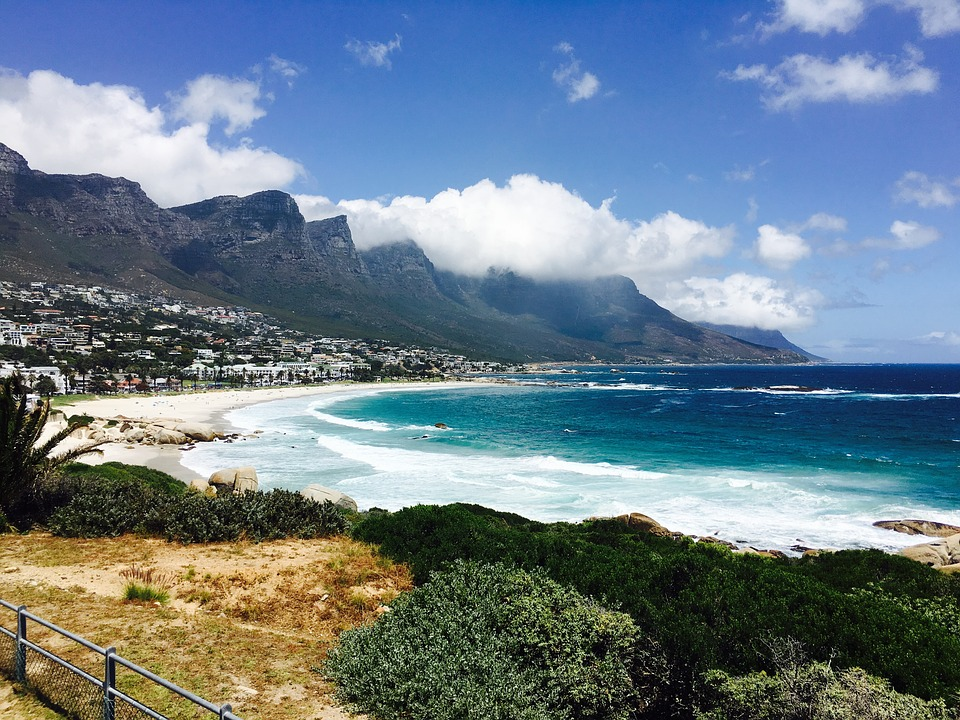
#> input picture cat.jpg, 960 x 720 px
$ python imagerotation.py
#> lines starting #> are read from the running program, lines starting #| are printed output that depends on the picture
import cv2
import numpy as np
img = cv2.imread('cat.jpg')
#> img is the input picture: shape (720, 960, 3); mean B, G, R 138.6, 125.1, 106.4
#extracting the width and height f a image
height,width = img.shape[:2]
#> height = 720; width = 960
rotation_matrix1 = cv2.getRotationMatrix2D((width/2,height/2),60,.5)
rotation_matrix2 = cv2.getRotationMatrix2D((width/2,height/2),60,.8)
rotation_matrix3 = cv2.getRotationMatrix2D((width/2,height/2),60,.3)
rotated_matrix = cv2.warpAffine(img,rotation_matrix1,(width,height))
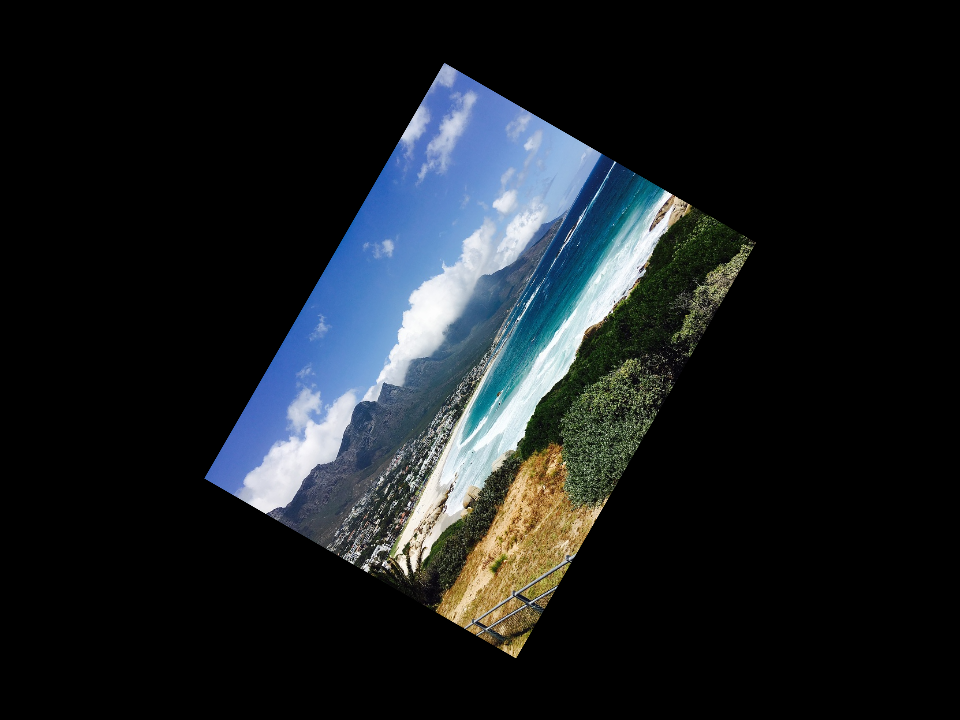
#> rotated_matrix: shape (720, 960, 3); mean B, G, R 34.6, 31.3, 26.6
rotated_matrix2 = cv2.warpAffine(img,rotation_matrix2,(width,height))
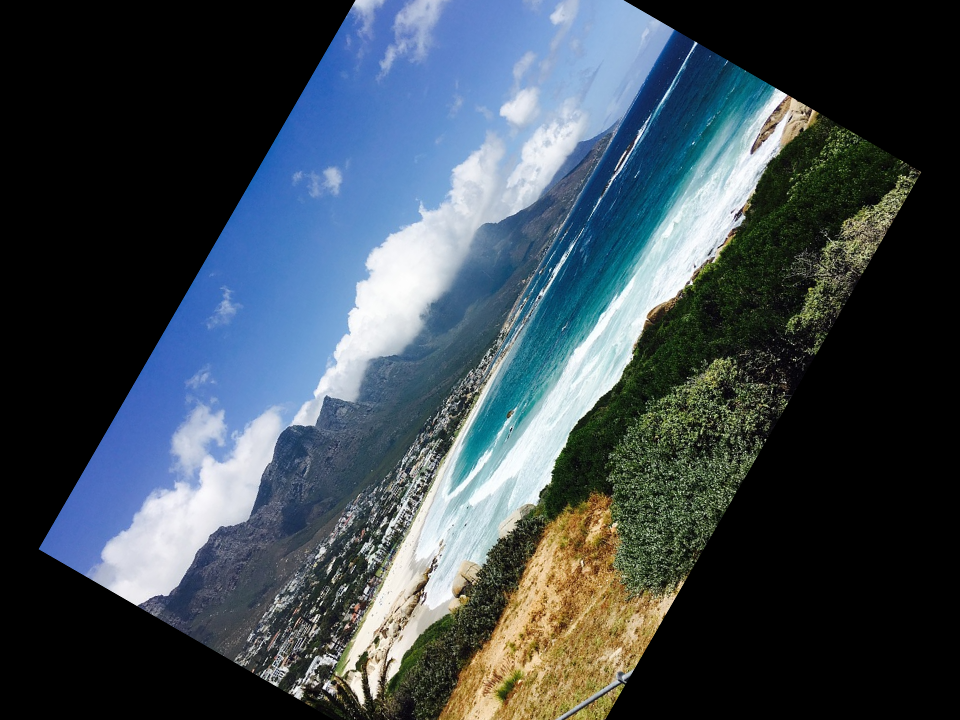
#> rotated_matrix2: shape (720, 960, 3); mean B, G, R 82.5, 74.2, 62.4

rotated_matrix3= cv2.warpAffine(img,rotation_matrix3,(width,height))
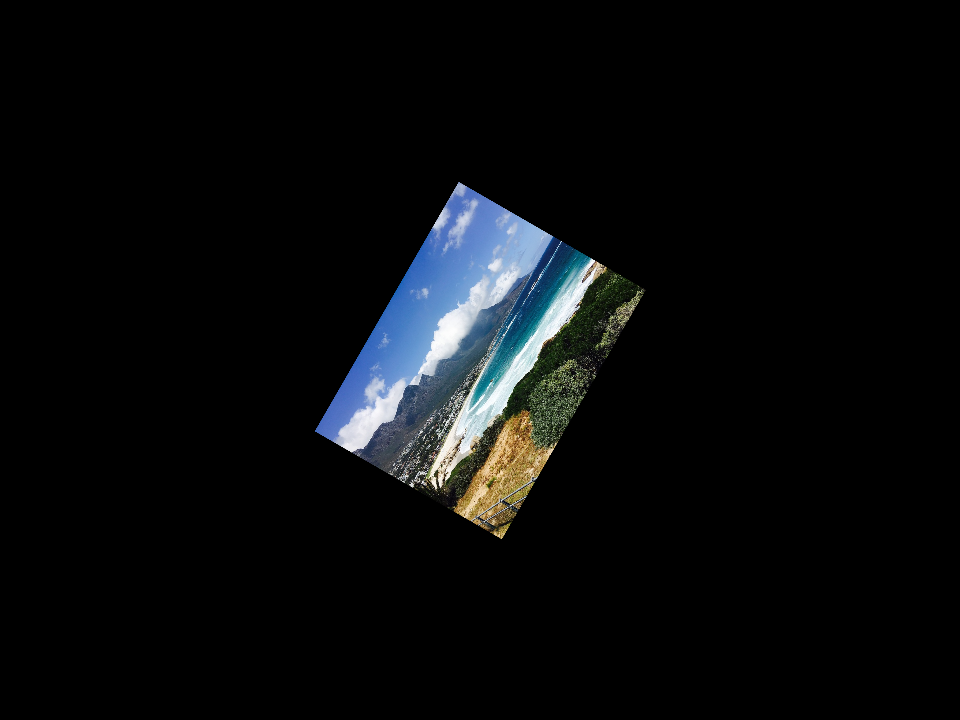
#> rotated_matrix3: shape (720, 960, 3); mean B, G, R 12.5, 11.3, 9.6

cv2.imshow("normal", img)
cv2.imshow("rotated",rotated_matrix)
cv2.imshow("rotated234",rotated_matrix2)
cv2.imshow("rotated23",rotated_matrix3)
cv2.waitKey(0)
cv2.destroyAllWindows()
